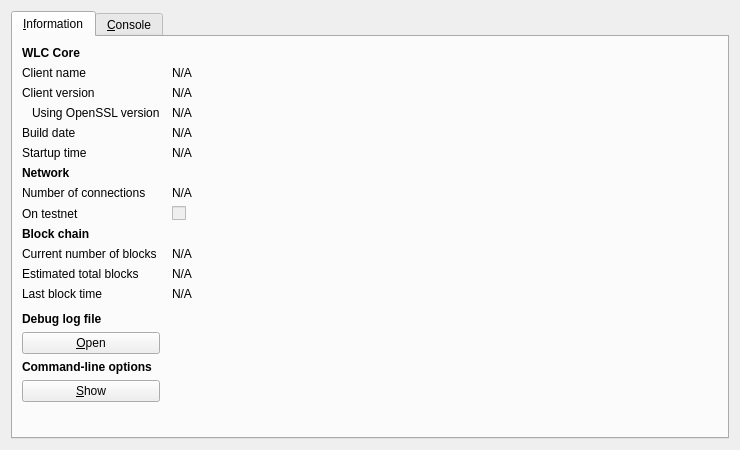
<?xml version="1.0" encoding="UTF-8"?>
<ui version="4.0">
 <class>RPCConsole</class>
 <widget class="QDialog" name="RPCConsole">
  <property name="geometry">
   <rect>
    <x>0</x>
    <y>0</y>
    <width>740</width>
    <height>450</height>
   </rect>
  </property>
  <property name="windowTitle">
   <string>WLC - Debug window</string>
  </property>
  <layout class="QVBoxLayout" name="verticalLayout_2">
   <item>
    <widget class="QTabWidget" name="tabWidget">
     <property name="currentIndex">
      <number>0</number>
     </property>
     <widget class="QWidget" name="tab_info">
      <attribute name="title">
       <string>&amp;Information</string>
      </attribute>
      <layout class="QGridLayout" name="gridLayout" columnstretch="0,1">
       <property name="horizontalSpacing">
        <number>12</number>
       </property>
       <item row="0" column="0">
        <widget class="QLabel" name="label_9">
         <property name="font">
          <font>
           <weight>75</weight>
           <bold>true</bold>
          </font>
         </property>
         <property name="text">
          <string>WLC Core</string>
         </property>
        </widget>
       </item>
       <item row="1" column="0">
        <widget class="QLabel" name="label_5">
         <property name="text">
          <string>Client name</string>
         </property>
        </widget>
       </item>
       <item row="1" column="1">
        <widget class="QLabel" name="clientName">
         <property name="cursor">
          <cursorShape>IBeamCursor</cursorShape>
         </property>
         <property name="text">
          <string>N/A</string>
         </property>
         <property name="textFormat">
          <enum>Qt::PlainText</enum>
         </property>
         <property name="textInteractionFlags">
          <set>Qt::LinksAccessibleByMouse|Qt::TextSelectableByKeyboard|Qt::TextSelectableByMouse</set>
         </property>
        </widget>
       </item>
       <item row="2" column="0">
        <widget class="QLabel" name="label_6">
         <property name="text">
          <string>Client version</string>
         </property>
        </widget>
       </item>
       <item row="2" column="1">
        <widget class="QLabel" name="clientVersion">
         <property name="cursor">
          <cursorShape>IBeamCursor</cursorShape>
         </property>
         <property name="text">
          <string>N/A</string>
         </property>
         <property name="textFormat">
          <enum>Qt::PlainText</enum>
         </property>
         <property name="textInteractionFlags">
          <set>Qt::LinksAccessibleByMouse|Qt::TextSelectableByKeyboard|Qt::TextSelectableByMouse</set>
         </property>
        </widget>
       </item>
       <item row="3" column="0">
        <widget class="QLabel" name="label_14">
         <property name="text">
          <string>Using OpenSSL version</string>
         </property>
         <property name="indent">
          <number>10</number>
         </property>
        </widget>
       </item>
       <item row="3" column="1">
        <widget class="QLabel" name="openSSLVersion">
         <property name="cursor">
          <cursorShape>IBeamCursor</cursorShape>
         </property>
         <property name="text">
          <string>N/A</string>
         </property>
         <property name="textFormat">
          <enum>Qt::PlainText</enum>
         </property>
         <property name="textInteractionFlags">
          <set>Qt::LinksAccessibleByMouse|Qt::TextSelectableByKeyboard|Qt::TextSelectableByMouse</set>
         </property>
        </widget>
       </item>
       <item row="4" column="0">
        <widget class="QLabel" name="label_12">
         <property name="text">
          <string>Build date</string>
         </property>
        </widget>
       </item>
       <item row="4" column="1">
        <widget class="QLabel" name="buildDate">
         <property name="cursor">
          <cursorShape>IBeamCursor</cursorShape>
         </property>
         <property name="text">
          <string>N/A</string>
         </property>
         <property name="textFormat">
          <enum>Qt::PlainText</enum>
         </property>
         <property name="textInteractionFlags">
          <set>Qt::LinksAccessibleByMouse|Qt::TextSelectableByKeyboard|Qt::TextSelectableByMouse</set>
         </property>
        </widget>
       </item>
       <item row="5" column="0">
        <widget class="QLabel" name="label_13">
         <property name="text">
          <string>Startup time</string>
         </property>
        </widget>
       </item>
       <item row="5" column="1">
        <widget class="QLabel" name="startupTime">
         <property name="cursor">
          <cursorShape>IBeamCursor</cursorShape>
         </property>
         <property name="text">
          <string>N/A</string>
         </property>
         <property name="textFormat">
          <enum>Qt::PlainText</enum>
         </property>
         <property name="textInteractionFlags">
          <set>Qt::LinksAccessibleByMouse|Qt::TextSelectableByKeyboard|Qt::TextSelectableByMouse</set>
         </property>
        </widget>
       </item>
       <item row="6" column="0">
        <widget class="QLabel" name="label_11">
         <property name="font">
          <font>
           <weight>75</weight>
           <bold>true</bold>
          </font>
         </property>
         <property name="text">
          <string>Network</string>
         </property>
        </widget>
       </item>
       <item row="7" column="0">
        <widget class="QLabel" name="label_7">
         <property name="text">
          <string>Number of connections</string>
         </property>
        </widget>
       </item>
       <item row="7" column="1">
        <widget class="QLabel" name="numberOfConnections">
         <property name="cursor">
          <cursorShape>IBeamCursor</cursorShape>
         </property>
         <property name="text">
          <string>N/A</string>
         </property>
         <property name="textFormat">
          <enum>Qt::PlainText</enum>
         </property>
         <property name="textInteractionFlags">
          <set>Qt::LinksAccessibleByMouse|Qt::TextSelectableByKeyboard|Qt::TextSelectableByMouse</set>
         </property>
        </widget>
       </item>
       <item row="8" column="0">
        <widget class="QLabel" name="label_8">
         <property name="text">
          <string>On testnet</string>
         </property>
        </widget>
       </item>
       <item row="8" column="1">
        <widget class="QCheckBox" name="isTestNet">
         <property name="enabled">
          <bool>false</bool>
         </property>
         <property name="text">
          <string/>
         </property>
        </widget>
       </item>
       <item row="9" column="0">
        <widget class="QLabel" name="label_10">
         <property name="font">
          <font>
           <weight>75</weight>
           <bold>true</bold>
          </font>
         </property>
         <property name="text">
          <string>Block chain</string>
         </property>
        </widget>
       </item>
       <item row="10" column="0">
        <widget class="QLabel" name="label_3">
         <property name="text">
          <string>Current number of blocks</string>
         </property>
        </widget>
       </item>
       <item row="10" column="1">
        <widget class="QLabel" name="numberOfBlocks">
         <property name="cursor">
          <cursorShape>IBeamCursor</cursorShape>
         </property>
         <property name="text">
          <string>N/A</string>
         </property>
         <property name="textFormat">
          <enum>Qt::PlainText</enum>
         </property>
         <property name="textInteractionFlags">
          <set>Qt::LinksAccessibleByMouse|Qt::TextSelectableByKeyboard|Qt::TextSelectableByMouse</set>
         </property>
        </widget>
       </item>
       <item row="11" column="0">
        <widget class="QLabel" name="label_4">
         <property name="text">
          <string>Estimated total blocks</string>
         </property>
        </widget>
       </item>
       <item row="11" column="1">
        <widget class="QLabel" name="totalBlocks">
         <property name="cursor">
          <cursorShape>IBeamCursor</cursorShape>
         </property>
         <property name="text">
          <string>N/A</string>
         </property>
         <property name="textFormat">
          <enum>Qt::PlainText</enum>
         </property>
         <property name="textInteractionFlags">
          <set>Qt::LinksAccessibleByMouse|Qt::TextSelectableByKeyboard|Qt::TextSelectableByMouse</set>
         </property>
        </widget>
       </item>
       <item row="12" column="0">
        <widget class="QLabel" name="label_2">
         <property name="text">
          <string>Last block time</string>
         </property>
        </widget>
       </item>
       <item row="12" column="1">
        <widget class="QLabel" name="lastBlockTime">
         <property name="cursor">
          <cursorShape>IBeamCursor</cursorShape>
         </property>
         <property name="text">
          <string>N/A</string>
         </property>
         <property name="textFormat">
          <enum>Qt::PlainText</enum>
         </property>
         <property name="textInteractionFlags">
          <set>Qt::LinksAccessibleByMouse|Qt::TextSelectableByKeyboard|Qt::TextSelectableByMouse</set>
         </property>
        </widget>
       </item>
       <item row="13" column="0">
        <spacer name="verticalSpacer_2">
         <property name="orientation">
          <enum>Qt::Vertical</enum>
         </property>
         <property name="sizeHint" stdset="0">
          <size>
           <width>20</width>
           <height>20</height>
          </size>
         </property>
        </spacer>
       </item>
       <item row="14" column="0">
        <widget class="QLabel" name="labelDebugLogfile">
         <property name="font">
          <font>
           <weight>75</weight>
           <bold>true</bold>
          </font>
         </property>
         <property name="text">
          <string>Debug log file</string>
         </property>
        </widget>
       </item>
       <item row="15" column="0">
        <widget class="QPushButton" name="openDebugLogfileButton">
         <property name="toolTip">
          <string>Open the WLC debug log file from the current data directory. This can take a few seconds for large log files.</string>
         </property>
         <property name="text">
          <string>&amp;Open</string>
         </property>
         <property name="autoDefault">
          <bool>false</bool>
         </property>
        </widget>
       </item>
       <item row="16" column="0">
        <widget class="QLabel" name="labelCLOptions">
         <property name="font">
          <font>
           <weight>75</weight>
           <bold>true</bold>
          </font>
         </property>
         <property name="text">
          <string>Command-line options</string>
         </property>
        </widget>
       </item>
       <item row="17" column="0">
        <widget class="QPushButton" name="showCLOptionsButton">
         <property name="toolTip">
          <string>Show the WLC-Qt help message to get a list with possible WLC command-line options.</string>
         </property>
         <property name="text">
          <string>&amp;Show</string>
         </property>
         <property name="autoDefault">
          <bool>false</bool>
         </property>
        </widget>
       </item>
       <item row="18" column="0">
        <spacer name="verticalSpacer">
         <property name="orientation">
          <enum>Qt::Vertical</enum>
         </property>
         <property name="sizeHint" stdset="0">
          <size>
           <width>20</width>
           <height>40</height>
          </size>
         </property>
        </spacer>
       </item>
      </layout>
     </widget>
     <widget class="QWidget" name="tab_console">
      <attribute name="title">
       <string>&amp;Console</string>
      </attribute>
      <layout class="QVBoxLayout" name="verticalLayout_3">
       <property name="spacing">
        <number>3</number>
       </property>
       <item>
        <widget class="QTextEdit" name="messagesWidget">
         <property name="minimumSize">
          <size>
           <width>0</width>
           <height>100</height>
          </size>
         </property>
         <property name="readOnly">
          <bool>true</bool>
         </property>
         <property name="tabKeyNavigation" stdset="0">
          <bool>false</bool>
         </property>
         <property name="columnCount" stdset="0">
          <number>2</number>
         </property>
        </widget>
       </item>
       <item>
        <layout class="QHBoxLayout" name="horizontalLayout">
         <property name="spacing">
          <number>3</number>
         </property>
         <item>
          <widget class="QLabel" name="label">
           <property name="text">
            <string notr="true">&gt;</string>
           </property>
          </widget>
         </item>
         <item>
          <widget class="QLineEdit" name="lineEdit"/>
         </item>
         <item>
          <widget class="QPushButton" name="clearButton">
           <property name="maximumSize">
            <size>
             <width>24</width>
             <height>24</height>
            </size>
           </property>
           <property name="toolTip">
            <string>Clear console</string>
           </property>
           <property name="text">
            <string/>
           </property>
           <property name="icon">
            <iconset resource="../bitcoin.qrc">
             <normaloff>:/icons/remove</normaloff>:/icons/remove</iconset>
           </property>
           <property name="shortcut">
            <string notr="true">Ctrl+L</string>
           </property>
           <property name="autoDefault">
            <bool>false</bool>
           </property>
          </widget>
         </item>
        </layout>
       </item>
      </layout>
     </widget>
    </widget>
   </item>
  </layout>
 </widget>
 <resources>
  <include location="../bitcoin.qrc"/>
 </resources>
 <connections/>
</ui>
